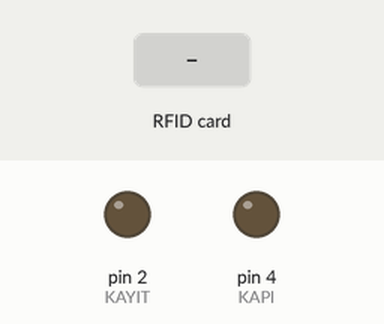
Recording of a sketch running on a simulated Arduino Uno, built with avr-gcc and run on an emulated ATmega328P. Shown: output pins drawn as LEDs (lit = HIGH). Dashed ring = blinking. The inputs (shaded band) are chosen by the test bench. Pins used as bus, display or sensor lines are not drawn; what the sketch prints to the serial monitor is not drawn. At 6.3 s the program stops and its outputs stay as they are.

Above: at 0.1 s.
At 1.7 s:
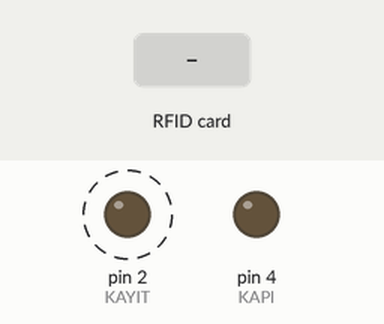
1.8 s: RFID card 5E 7A 19 C4 held to the reader
At 6.6 s:
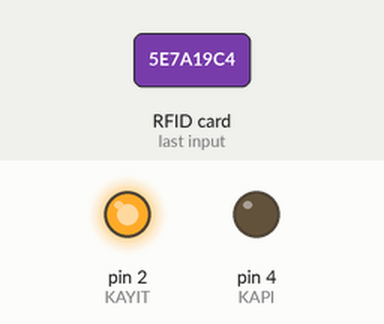
Timing chart, 0 to 7.8 s (numbered marks = the images above; inputs shaded):
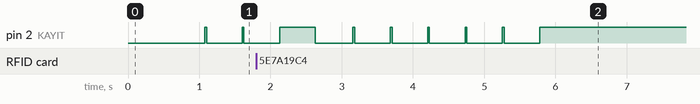

The sketch:

sketch_feb07a.ino
```cpp
/*
 * MFRC522 - Library to use ARDUINO RFID MODULE KIT 13.56 MHZ WITH TAGS SPI W AND R BY COOQROBOT.
 * The library file MFRC522.h has a wealth of useful info. Please read it.
 * The functions are documented in MFRC522.cpp.
 *
 * Based on code Dr.Leong   ( WWW.B2CQSHOP.COM )
 * Created by Miguel Balboa (circuitito.com), Jan, 2012.
 * Rewritten by Søren Thing Andersen (access.thing.dk), fall of 2013 (Translation to English, refactored, comments, anti collision, cascade levels.)
 * Released into the public domain.
 *
 * Sample program showing how to read data from a PICC using a MFRC522 reader on the Arduino SPI interface.
 *----------------------------------------------------------------------------- empty_skull
 * Aggiunti pin per arduino Mega
 * add pin configuration for arduino mega
 * http://mac86project.altervista.org/
 ----------------------------------------------------------------------------- Nicola Coppola
 * Pin layout should be as follows:
 * Signal     Pin              Pin               Pin
 *            Arduino Uno      Arduino Mega      MFRC522 board
 * ------------------------------------------------------------
 * Reset      9                5                 RST
 * SPI SS     10               53                SDA
 * SPI MOSI   11               51                MOSI
 * SPI MISO   12               50                MISO
 * SPI SCK    13               52                SCK
 *beyaz51 mavi53 kırmızı50 siyah52
 * The reader can be found on eBay for around 5 dollars. Search for "mf-rc522" on ebay.com.
 */

#include <SPI.h>
#include <MFRC522.h>

#define KAPI 4
#define KAYIT 2
#define SS_PIN 10
#define RST_PIN 9
MFRC522 mfrc522(SS_PIN, RST_PIN);  // Create MFRC522 instance.
byte regVal;
void(* resetFunc) (void) = 0;//declare reset function at address 0

typedef struct{
  char user_id[4];
  char user_name[10];
}USER;
USER Users[30];
//USER Users[20];
int i = 0;
void setup() {
  Serial.begin(9600); // Initialize serial communications with the PC

  pinMode(KAYIT, OUTPUT);
  pinMode(KAPI, OUTPUT);
  SPI.begin();      // Init SPI bus
  mfrc522.PCD_Init(); // Init MFRC522 card
  delay(500);

  regVal = 0x88; //rx irq
  mfrc522.PCD_WriteRegister(mfrc522.ComIEnReg, regVal);

  Serial.println("Scan PICC to see UID and type...");
  char chars[50] = "hello";
  Serial.println(chars);
  char a = 'a';
  Serial.println(a, DEC);
  if('a' == (int)('a')){
    Serial.println("heyo");
  }
  {
    char new_user_id[4] = {46, 68, 111, 96};
    const char new_user_name = "bora";
    strcpy(Users[i].user_id, new_user_id);
    //Users[i].user_id = new_user_id;
    strcpy(Users[i].user_name, new_user_name);
    i++;
  }
    {
    char new_user_id[4] = {30, 95, -48, -26};
    const char new_user_name = "bora";//evren
    strcpy(Users[i].user_id, new_user_id);
    //Users[i].user_id = new_user_id;
    strcpy(Users[i].user_name, new_user_name);
    i++;
  }
  {
    char new_user_id[4] = {30, -1, -37, 91};
    const char new_user_name = "bora";//onat
    strcpy(Users[i].user_id, new_user_id);
    //Users[i].user_id = new_user_id;
    strcpy(Users[i].user_name, new_user_name);
    i++;
  }
  {
    char new_user_id[4] = {110, -55, -29, 98};
    const char new_user_name = "bora";//altuğ
    strcpy(Users[i].user_id, new_user_id);
    //Users[i].user_id = new_user_id;
    strcpy(Users[i].user_name, new_user_name);
    i++;
  }

  {
    char new_user_id[4] = {-7, 67, 32, -44};
    char new_user_name = "alptug";//anil
    strcpy(Users[i].user_id, new_user_id);
    //Users[i].user_id = new_user_id;
    strcpy(Users[i].user_name, new_user_name);
    i++;
  }
  {
    char new_user_id[4] = {-2, 67, -27, 91};
    char new_user_name = "alptug";//güven
    strcpy(Users[i].user_id, new_user_id);
    //Users[i].user_id = new_user_id;
    strcpy(Users[i].user_name, new_user_name);
    i++;
  }
  {
    char new_user_id[4] = {-28, -90, 59, -60};
    char new_user_name = "alptug";//ayberk
    strcpy(Users[i].user_id, new_user_id);
    //Users[i].user_id = new_user_id;
    strcpy(Users[i].user_name, new_user_name);
    i++;
  }
  {
    char new_user_id[4] = {17, 15, 111, -60};
    char new_user_name = "alptug";//elifcüce
    strcpy(Users[i].user_id, new_user_id);
    //Users[i].user_id = new_user_id;
    strcpy(Users[i].user_name, new_user_name);
    i++;
  }
  {
    char new_user_id[4] = {110, -49, 112, 96};
    char new_user_name = "alptug";//sarp
    strcpy(Users[i].user_id, new_user_id);
    //Users[i].user_id = new_user_id;
    strcpy(Users[i].user_name, new_user_name);
    i++;
  }
  {
    char new_user_id[4] = {-66, 5, -38, -26};
    char new_user_name = "alptug";//furkan
    strcpy(Users[i].user_id, new_user_id);
    //Users[i].user_id = new_user_id;
    strcpy(Users[i].user_name, new_user_name);
    i++;
  }
  {
    char new_user_id[4] = {-74, -3, -83, -94};
    char new_user_name = "alptug";//alptuğ
    strcpy(Users[i].user_id, new_user_id);
    //Users[i].user_id = new_user_id;
    strcpy(Users[i].user_name, new_user_name);
    i++;
  }
  {
    char new_user_id[4] = {119, -25, 12, -124};
    char new_user_name = "alptug";//hayri
    strcpy(Users[i].user_id, new_user_id);
    //Users[i].user_id = new_user_id;
    strcpy(Users[i].user_name, new_user_name);
    i++;
  }
  {
    char new_user_id[4] = {115, -34, 64, 52};
    char new_user_name = "alptug";//öykü
    strcpy(Users[i].user_id, new_user_id);
    //Users[i].user_id = new_user_id;
    strcpy(Users[i].user_name, new_user_name);
    i++;
  }
  {
    char new_user_id[4] = {126, 54, -36, -26};
    char new_user_name = "alptug";//sezer
    strcpy(Users[i].user_id, new_user_id);
    //Users[i].user_id = new_user_id;
    strcpy(Users[i].user_name, new_user_name);
    i++;
  }
    {
    char new_user_id[4] = {-80, 18, 32, -44};
    char new_user_name = "alptug";//enes
    strcpy(Users[i].user_id, new_user_id);
    //Users[i].user_id = new_user_id;
    strcpy(Users[i].user_name, new_user_name);
    i++;
  }
      {
    char new_user_id[4] = {-84, 101, 29, -44};
    char new_user_name = "alptug";//erencan
    strcpy(Users[i].user_id, new_user_id);
    //Users[i].user_id = new_user_id;
    strcpy(Users[i].user_name, new_user_name);
    i++;
  }
        {
    char new_user_id[4] = {-86, 39, -41, -39};
    char new_user_name = "alptug";//utku(f)
    strcpy(Users[i].user_id, new_user_id);
    //Users[i].user_id = new_user_id;
    strcpy(Users[i].user_name, new_user_name);
    i++;
  }
          {
    char new_user_id[4] = {46, -65, -39, -26};
    char new_user_name = "alptug";//aybars
    strcpy(Users[i].user_id, new_user_id);
    //Users[i].user_id = new_user_id;
    strcpy(Users[i].user_name, new_user_name);
    i++;
  }
            {
    char new_user_id[4] = {-81, 93, 10, 98};
    char new_user_name = "alptug";//timur(f)
    strcpy(Users[i].user_id, new_user_id);
    //Users[i].user_id = new_user_id;
    strcpy(Users[i].user_name, new_user_name);
    i++;
  }
              {
    char new_user_id[4] = {-106, 84, 32, -44};
    char new_user_name = "alptug";//eray(f)
    strcpy(Users[i].user_id, new_user_id);
    //Users[i].user_id = new_user_id;
    strcpy(Users[i].user_name, new_user_name);
    i++;
  }
              {
    char new_user_id[4] = {-18, -122, -45, -26};
    char new_user_name = "alptug";//serhan
    strcpy(Users[i].user_id, new_user_id);
    //Users[i].user_id = new_user_id;
    strcpy(Users[i].user_name, new_user_name);
    i++;
  }
              {
    char new_user_id[4] = {-21, -15, 59, -60};
    char new_user_name = "alptug";//batu(f)
    strcpy(Users[i].user_id, new_user_id);
    //Users[i].user_id = new_user_id;
    strcpy(Users[i].user_name, new_user_name);
    i++;
  }
                {
    char new_user_id[4] = {-70, 22, 33, -125};
    char new_user_name = "alptug";//melisa
    strcpy(Users[i].user_id, new_user_id);
    //Users[i].user_id = new_user_id;
    strcpy(Users[i].user_name, new_user_name);
    i++;
  }
                {
    char new_user_id[4] = {-66, 98, 18, -44};
    char new_user_name = "alptug";//muzo(f)
    strcpy(Users[i].user_id, new_user_id);
    //Users[i].user_id = new_user_id;
    strcpy(Users[i].user_name, new_user_name);
    i++;
  }
                {
    char new_user_id[4] = {22, -112, -41, -39};
    char new_user_name = "alptug";//hasan(f)
    strcpy(Users[i].user_id, new_user_id);
    //Users[i].user_id = new_user_id;
    strcpy(Users[i].user_name, new_user_name);
    i++;
  }
  {
    char new_user_id[4] = {4, 48, 71, 26};
    char new_user_name = "alptug";//alptuğ_metro
    strcpy(Users[i].user_id, new_user_id);
    //Users[i].user_id = new_user_id;
    strcpy(Users[i].user_name, new_user_name);
    i++;
  }
    {
    char new_user_id[4] = {-103, -54, -74, -56};
    char new_user_name = "alptug";//Turanabi
    strcpy(Users[i].user_id, new_user_id);
    //Users[i].user_id = new_user_id;
    strcpy(Users[i].user_name, new_user_name);
    i++;
  }
      {
    char new_user_id[4] = {-98,-26, 120, 96};
    char new_user_name = "alptug";//Yusuf(f)
    strcpy(Users[i].user_id, new_user_id);
    //Users[i].user_id = new_user_id;
    strcpy(Users[i].user_name, new_user_name);
    i++;
  }
  {
    char new_user_id[4] = {-82,-100, -38, 91};
    char new_user_name = "alptug";//Berfu
    strcpy(Users[i].user_id, new_user_id);
    //Users[i].user_id = new_user_id;
    strcpy(Users[i].user_name, new_user_name);
    i++;
  }
   {
    char new_user_id[4] = {-18, -59, -36, 91};
    char new_user_name = "alptug";//Şevval Ongun
    strcpy(Users[i].user_id, new_user_id);
    //Users[i].user_id = new_user_id;
    strcpy(Users[i].user_name, new_user_name);
    i++;
  }

//   {
//    char new_user_id[4] = {-82, 27, -38, 91};
//    char new_user_name = "alptug";//Erdem
//    strcpy(Users[i].user_id, new_user_id);
//    //Users[i].user_id = new_user_id;
//    strcpy(Users[i].user_name, new_user_name);
//    i++;
//  }
//   {
//    char new_user_id[4] = {33, -55, -54, 106};
//    char new_user_name = "alptug";//Batuhan Aktaş
//    strcpy(Users[i].user_id, new_user_id);
//    //Users[i].user_id = new_user_id;
//    strcpy(Users[i].user_name, new_user_name);
//    i++;
//  }

//<<
  /*
  {
    char new_user_id[4] = {"Insert User Id Here};
    const char new_user_name = "Insert Username here";
    strcpy(Users[i].user_id, new_user_id);
    //Users[i].user_id = new_user_id;
    strcpy(Users[i].user_name, new_user_name);
    i++;
  }
  */

}

void loop() {
  static int counter = 0;
  // Look for new cards
  if ( ! mfrc522.PICC_IsNewCardPresent()) {
    digitalWrite(KAYIT, LOW);
    delay(500);
    digitalWrite(KAYIT, HIGH);
    Serial.println("check");
    counter++;
    if(counter > 8){
      resetFunc();
      mfrc522.PCD_Init();
      Serial.println("mfrc522 reinit");
      counter = 0;
    }
    return;
  }

  // Select one of the cards
  if ( ! mfrc522.PICC_ReadCardSerial()) {
    return;
  }

  // Dump debug info about the card. PICC_HaltA() is automatically called.
  //mfrc522.PICC_DumpToSerial(&(mfrc522.uid));
  char *string = mfrc522.uid.uidByte;
  //String string = String(mfrc522.uid.uidByte);
  for(int j = 0; j < 4; j++)
  {
    Serial.print(string[j], DEC);
    Serial.print(", ");
  }


  /*USER newuser;
  newuser.user_uid = string;*/
  for(int k = 0; k < i; k++){
    for(int l = 0; l < 4; l++){
      if(string[l] != (Users[k].user_id)[l]){
        break;
      }
      if(l == 3){
        Serial.println("Kapi aciliyor");
        Serial.println("Hos Geldin ");
        //Serial.println(Users[k].user_name);
        digitalWrite(KAPI, HIGH);
        delay(750);
        digitalWrite(KAPI, LOW);

        return;
      }
    }
    if(k == (i - 1)){
      /*if(state == HIGH){
        Serial.println("check");
        Serial.println(i);
        strcpy(Users[i].user_id, string);
        i++;
      }*/
      Serial.println("Kapi Acilamiyor");

      digitalWrite(KAYIT, HIGH);
      delay(500);
      digitalWrite(KAYIT, LOW);
    }
  }


  //Users[i] = newuser;
  /*Serial.println("   ");
  Serial.println(Users[i].user_id);*/
}
/*
 * .Do` -- Bora
 *
 *
 */
```

Measured:
- by itself, pin 2 (KAYIT): repeats every 0.55 s: LOW 0.53 s, HIGH 0.03 s, until it stays HIGH from 5.8 s
